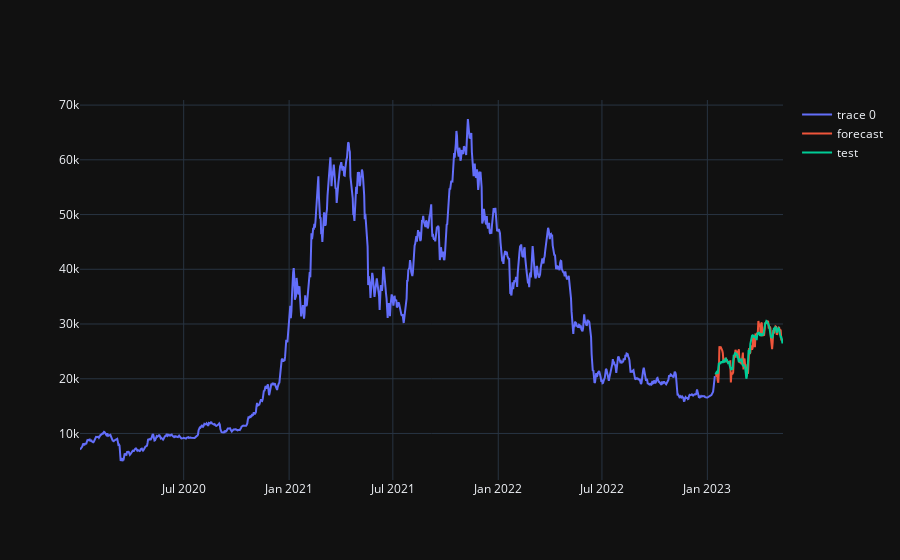

The code cell stored with this chart in its notebook:
### Code cell
forecast_xgb = my_xgboost(ts.copy(), TRAIN_SIZE)
show_forecast_test_plot(time, train.target_value, forecast_xgb, test_values)
